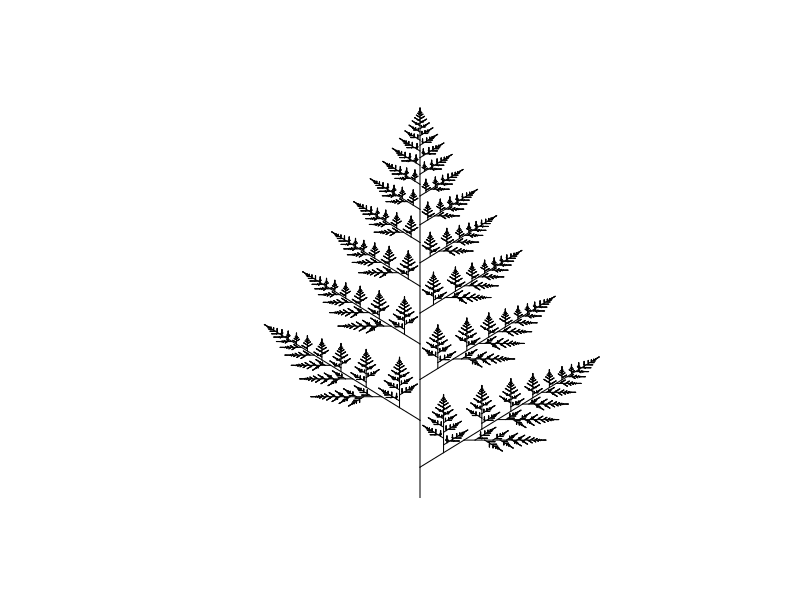

Recreate this plot in R.
# CMEE 2021 HPC excercises R code challenge G pro forma

rm(list=ls()) # nothing written elsewhere should be needed to make this work

# please edit these data to show your information.
name <- "Kayleigh Greenwood"
preferred_name <- "Kayleigh"
email <- "kg21@imperial.ac.uk"
username <- "kg21"

# don't worry about comments for this challenge - the number of characters used will be counted starting from here

######### in development 412 characters##########

f <- function(s=c(0,0), a=1.5708, l=7, m=FALSE, d=1)  {
  d <- d*-1
  
  if (m==FALSE){
    m <- l*0.005
  }
  
  e <- c(s[1] + l*cos(a), s[2] + l*sin(a))
  lines(x=c(s[1], e[1]), y=c(s[2], e[2]))
  s <- e
  
  if (l >= m){
    f(s, a, l*0.87, m, d)
    
    if (d>0){
      x <- (pi/4)
    } else {
      x <- -(pi/4)
    }
  
    f(s, a = a+x, l*0.38, m, d)
  }
}
plot(x=-25:25, y=5:55, type="n", xlab = "", ylab = "", axes=FALSE)

f()

